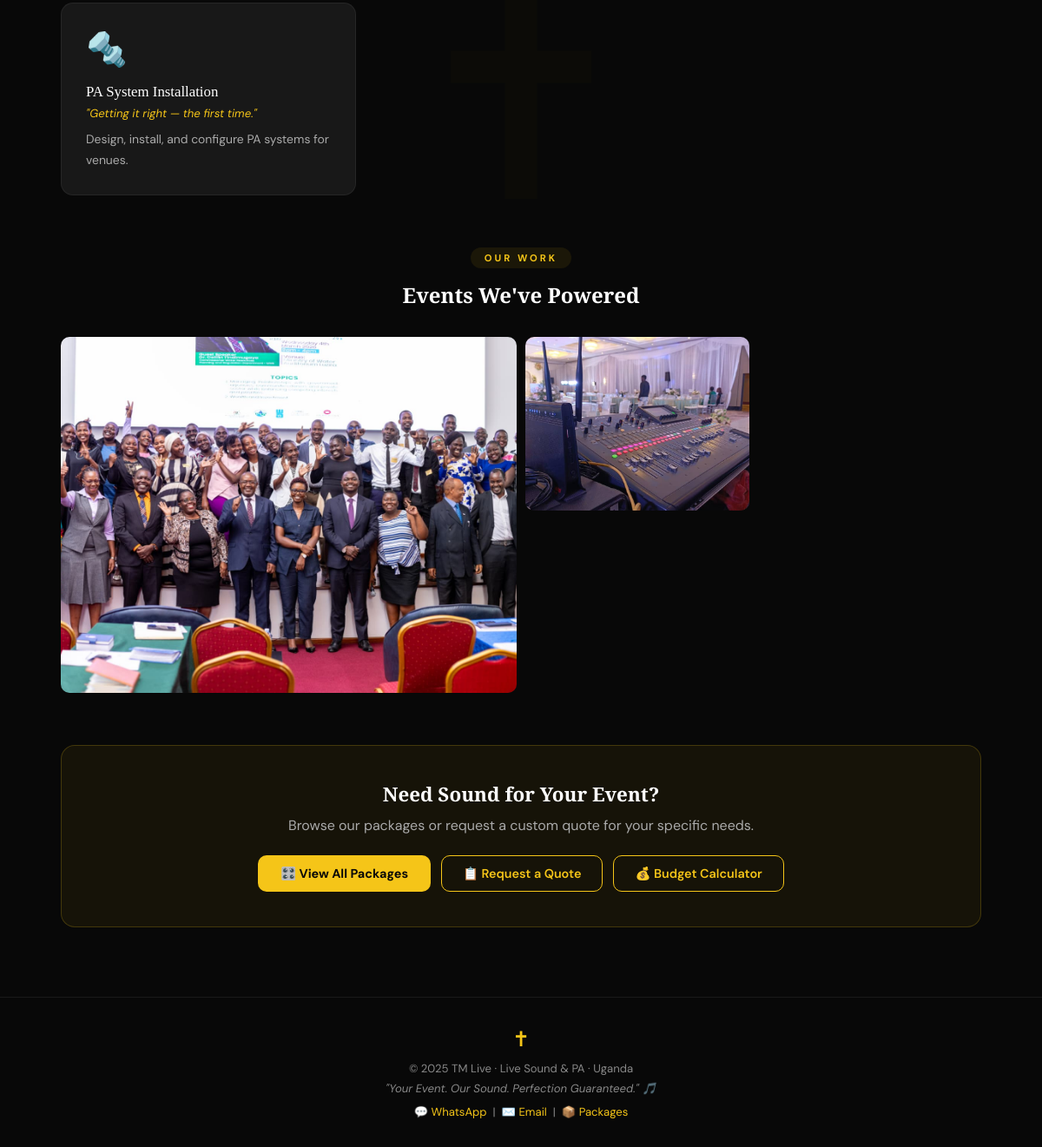
/services/ (lower part), run on an earlier commit of the app's database.
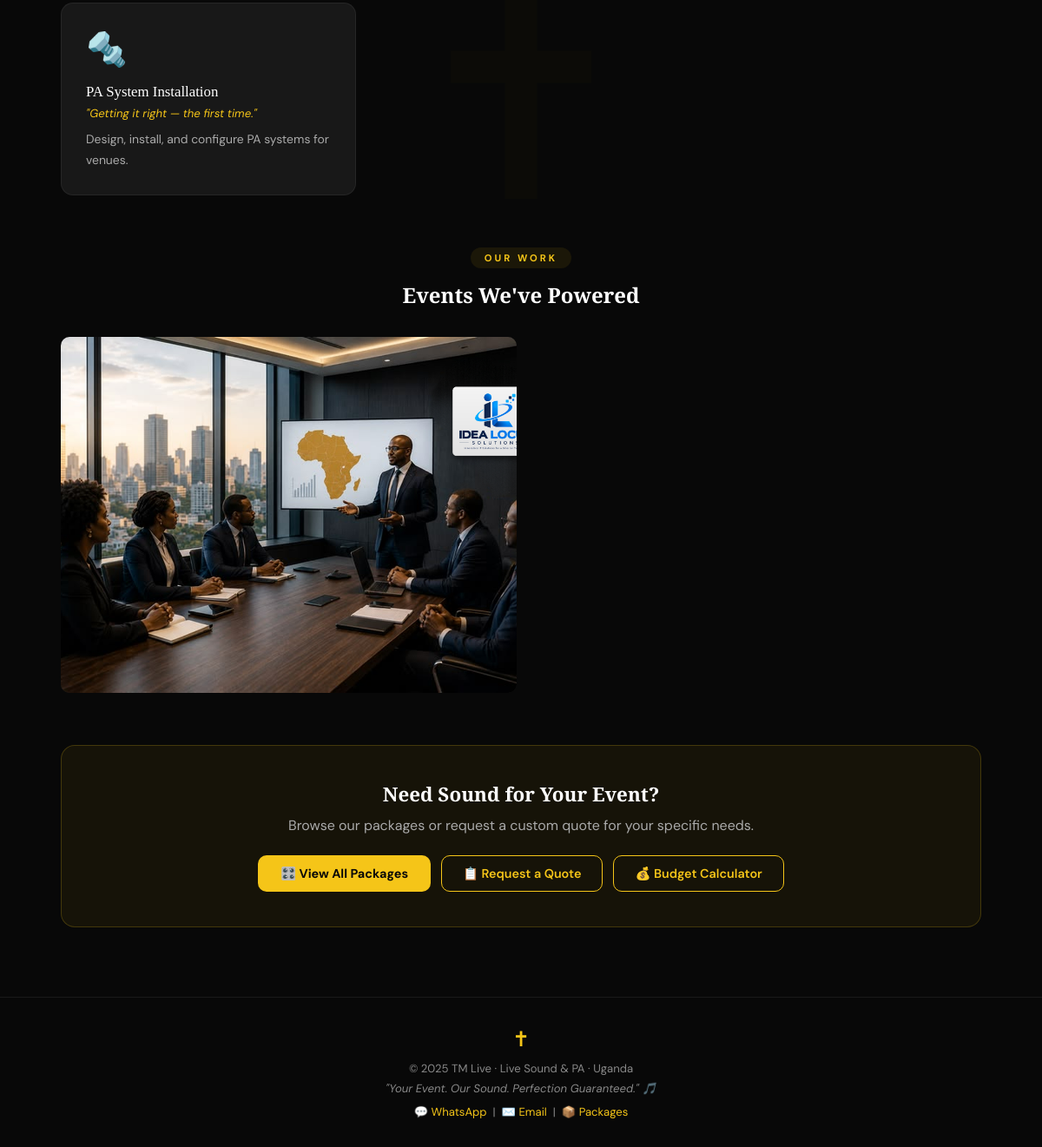
And on a later commit of the database.
### catalogue/models.py (models this page shows, shortened)
class ServiceCard(models.Model):
    icon        = models.CharField(max_length=10, default="🎤",
                                   help_text="Emoji icon shown on the card")
    name        = models.CharField(max_length=80)
    highlight   = models.CharField(max_length=150, blank=True,
                                   help_text="Short gold text shown at the top of the description")
    description = models.CharField(max_length=300)
    order       = models.PositiveIntegerField(default=0, help_text="Lower = shown first")
    is_active   = models.BooleanField(default=True)
    class Meta:
        ordering = ['order', 'id']
        verbose_name = "Service Card"
        verbose_name_plural = "Service Cards"

class GalleryImage(models.Model):
    CATEGORY_CHOICES = [
        ('weddings',    'Weddings'),
        ('corporate',   'Corporate Events'),
        ('conferences', 'Conferences & Seminars'),
        ('intro',       'Introduction Ceremonies'),
        ('church',      'Church & Worship'),
        ('outdoor',     'Outdoor Gatherings'),
    ]
    category  = models.CharField(max_length=30, choices=CATEGORY_CHOICES, db_index=True)
    image     = models.ImageField(upload_to=gallery_upload_path)
    caption   = models.CharField(max_length=200, blank=True)
    order     = models.PositiveIntegerField(default=0, help_text="Lower = first")
    is_active = models.BooleanField(default=True)
    class Meta:
        ordering = ['category', 'order', 'id']
        verbose_name = 'Gallery Image'
        verbose_name_plural = 'Gallery Images'

### catalogue/views.py (the view)
# urls.py: path('services/', views.services, name='services'),
def services(request):
    s = SiteSettings.get()
    service_list = ServiceCard.objects.filter(is_active=True)
    gallery_images = GalleryImage.objects.filter(is_active=True)[:12]
    return render(request, 'catalogue/services.html', {
        's': s,
        'service_list': service_list,
        'gallery_images': gallery_images,
    })

### catalogue/context_processors.py (called while the page is built)
def site_settings(request):
    return {'s': SiteSettings.get()}

### catalogue/models.py (called while the page is built)
    @classmethod
    def get(cls):
        obj, _ = cls.objects.get_or_create(pk=1)
        return obj

    def wa1_digits(self):
        return ''.join(c for c in self.phone_wa1 if c.isdigit())

### catalogue/templates/catalogue/services.html (shortened to what this page needs)
{% extends 'catalogue/base.html' %}
{% load static %}
{% block content %}
<div class="svc-grid">
  {% for svc in service_list %}
  <div class="svc-card">
    <div class="svc-icon">{{ svc.icon }}</div>
    <div class="svc-name">{{ svc.name }}</div>
    {% if svc.highlight %}<div class="svc-highlight">"{{ svc.highlight }}"</div>{% endif %}
    <div class="svc-desc">{{ svc.description }}</div>
  </div>
  {% empty %}
  <p style="color:#555; grid-column:1/-1; text-align:center; padding:40px 0;">No services listed yet — add them from the admin panel.</p>
  {% endfor %}
</div>
<div class="gallery-section">
  <div class="gallery-section-head">
    <div class="badge">Our Work</div>
    <h2>{{ s.services_gallery_title }}</h2>
  </div>
  {% if gallery_images %}
  <div class="gallery-mosaic">
    {% for img in gallery_images %}
    <div class="g-item">
      <img src="{{ img.image.url }}" alt="{{ img.caption|default:'TM Live Event' }}" loading="lazy">
    </div>
    {% endfor %}
  </div>
  {% endif %}
</div>
<div class="svc-cta">
  <h2>Need Sound for Your Event?</h2>
  <p>Browse our packages or request a custom quote for your specific needs.</p>
  <div class="cta-btns">
    <a href="{% url 'catalogue:catalogue' %}" class="btn-gold">🎛️ View All Packages</a>
    <a href="{% url 'catalogue:request_quote' %}" class="btn-outline">📋 Request a Quote</a>
    <a href="{% url 'catalogue:budget_calculator' %}" class="btn-outline">💰 Budget Calculator</a>
  </div>
</div>
{% endblock %}

What changed in the data, as far as the page shows it:
removed GalleryImage: image (picture)
removed GalleryImage: image (picture)
added GalleryImage: image (picture)
